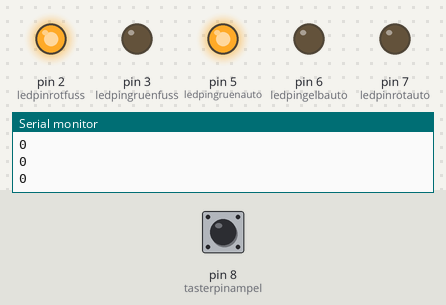
The sketch below on a simulated Arduino Uno, built with avr-gcc and run on an emulated ATmega328P. Parts: output pins drawn as LEDs (lit = HIGH), the last lines printed to the serial monitor. The test bench sets the inputs (shaded band); at power-on: pin 8 (tasterpinampel) LOW.

Above: at 1.2 s.
1.3 s: pin 8 (tasterpinampel) pulled HIGH for 0.15 s
At 7.6 s:
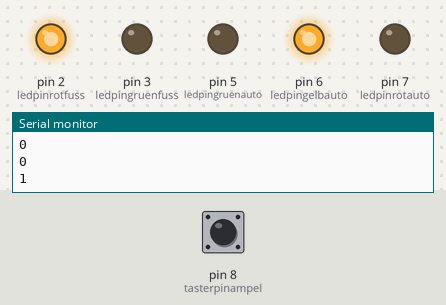
At 10.7 s:
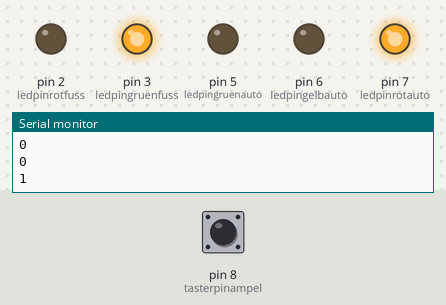
Timing chart, 0 to 22.8 s (numbered marks = the images above; inputs shaded):
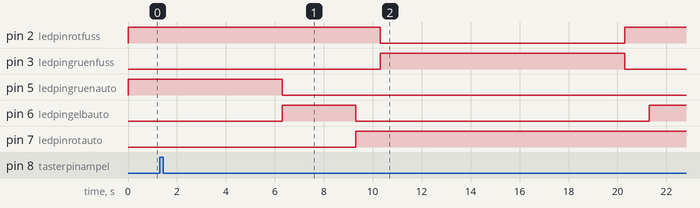

Measured:
- after the input at 1.3 s, pin 2 (ledpinrotfuss): HIGH → LOW after 9.0 s, → HIGH 10.0 s later; pin 3 (ledpingruenfuss): LOW → HIGH after 9.0 s, → LOW 10.0 s later; pin 5 (ledpingruenauto): HIGH → LOW after 5.0 s; pin 6 (ledpingelbauto): LOW → HIGH after 5.0 s, → LOW 3.0 s later, → HIGH 12.0 s later; pin 7 (ledpinrotauto): LOW → HIGH after 8.0 s

The sketch:

Ampelsteuerung.ino
```cpp
#define Zeit0 10000
#define Zeit1 1000
#define Zeit2 2000
#define Zeit3 3000

int ledpinrotauto = 7;
int ledpingelbauto = 6;
int ledpingruenauto = 5;
int ledpingruenfuss = 3;
int ledpinrotfuss = 2;
int tasterpinampel = 8;
int tasterampelwert = LOW;

void setup()
{
pinMode(ledpinrotauto, OUTPUT);
pinMode(ledpingelbauto, OUTPUT);
pinMode(ledpingruenauto, OUTPUT);
pinMode(ledpinrotfuss, OUTPUT);
pinMode(ledpingruenfuss, OUTPUT);
pinMode(tasterpinampel, INPUT);
digitalWrite(ledpingruenauto, HIGH);
digitalWrite(ledpinrotfuss, HIGH);
Serial.begin(9600);
}
void loop()
{
tasterampelwert = digitalRead(tasterpinampel);
Serial.println(tasterampelwert);
if(tasterampelwert == HIGH)
{
  delay(5000);
ampelumschaltung();
}
}

void ampelumschaltung(){
  digitalWrite(ledpingruenauto, LOW);
  digitalWrite(ledpingelbauto, HIGH);
  delay(Zeit3);
  digitalWrite(ledpingelbauto, LOW);
  digitalWrite(ledpinrotauto, HIGH);
  delay(Zeit1);
  digitalWrite(ledpinrotfuss, LOW);
  digitalWrite(ledpingruenfuss, HIGH);
  delay(Zeit0);
  digitalWrite(ledpingruenfuss, LOW);
  digitalWrite(ledpinrotfuss, HIGH);
  delay(Zeit1);
  digitalWrite(ledpingelbauto, HIGH);
  delay(Zeit2);
  digitalWrite(ledpinrotauto, LOW);
  digitalWrite(ledpingelbauto, LOW);
  digitalWrite(ledpingruenauto, HIGH);
}
```
